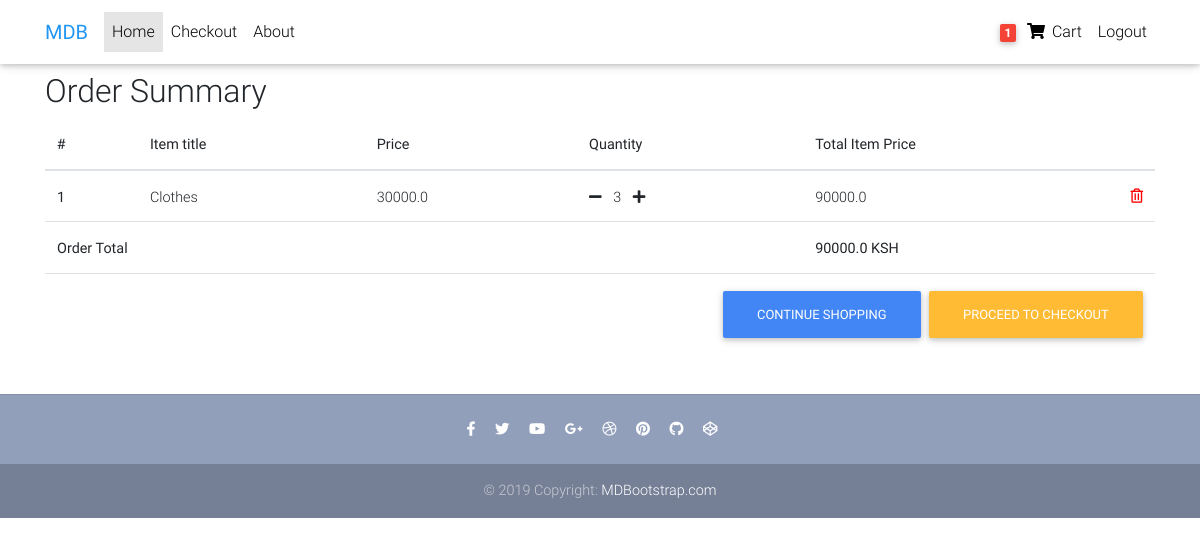
Page /order-summary/ (signed in) on the committed database.
### shops/models.py (models this page shows, shortened)
class Order(models.Model):
	user = models.ForeignKey(settings.AUTH_USER_MODEL,
													on_delete=models.CASCADE)
	ref_code = models.CharField(max_length=20, blank=True, null=True)
	items = models.ManyToManyField(OrderItem)
	start_date = models.DateTimeField(auto_now_add=True)
	ordered_date = models.DateTimeField()
	ordered = models.BooleanField(default=False)
	shipping_address = models.ForeignKey(
		'Address', related_name='shipping_address', on_delete=models.SET_NULL, blank=True, null=True)
	billing_address = models.ForeignKey(
		'Address', related_name='billing_address', on_delete=models.SET_NULL, blank=True, null=True)
	payment = models.ForeignKey(
		'Payment', on_delete=models.SET_NULL, blank=True, null=True)
	mpesa_pay = models.ForeignKey(
		'Mpesapay', on_delete=models.SET_NULL, blank=True, null=True)
	coupon = models.ForeignKey(
		'Coupon', on_delete=models.SET_NULL, blank=True, null=True)
	being_delivered = models.BooleanField(default=False)
	received_requested = models.BooleanField(default=False)
	refund_requested = models.BooleanField(default=False)
	refund_granted = models.BooleanField(default=False)
	'''
	1. Item added to cart
	2. Adding a billing address
	(Failed checkout)
	3. payment
		(Preprocessing, processing, packing, etc)
	4. Being delivered
	5. Received
	6. Refunds
	'''
	def get_total(self):
		total = 0
		for order_item in self.items.all():
			total += order_item.get_final_price()
		if self.coupon:
			total -= self.coupon.amount
		return total

class OrderItem(models.Model):
	user = models.ForeignKey(settings.AUTH_USER_MODEL,
													on_delete=models.CASCADE)
	item = models.ForeignKey(Item, on_delete=models.CASCADE)
	quantity = models.IntegerField(default=1)
	ordered = models.BooleanField(default=False)
	def get_total_item_price(self):
		return self.quantity * self.item.price
	def get_final_price(self):
		if self.item.discount_price:
			return self.get_discount_item_price()
		return self.get_total_item_price()

class Item(models.Model):
	title = models.CharField(max_length=100)
	price = models.FloatField()
	discount_price = models.FloatField(blank=True, null=True)
	category = models.CharField(choices=CATEGORY_CHOICES, max_length=2)
	label = models.CharField(choices=LABEL_CHOICES, max_length=1)
	slug = models.SlugField()
	description = models.TextField()
	image = models.ImageField()

### shops/views.py (the view)
# urls.py: path('order-summary/', OrderSummaryView.as_view(), name='order-summary'),
@method_decorator(login_required, name='dispatch')
class OrderSummaryView(LoginRequiredMixin, View):
	def get(self, *args, **kwargs):
		try:
			order = Order.objects.get(user=self.request.user, ordered=False)
			context = {
				'object': order
			}
			return render(self.request, 'order_summary.html', context)
		except ObjectDoesNotExist:
			messages.error(self.request, "You do not have an active order")
			return redirect("/")

### shops/templatetags/cart_template_tags.py (called while the page is built)
@register.filter
def cart_item_count(user):
	if user.is_authenticated:
		qs = Order.objects.filter(user=user, ordered=False)
		if qs.exists():
			return qs[0].items.count()
	return 0

### templates/order_summary.html (shortened to what this page needs)
{% extends "base.html" %}
{% block content %}
	<main>
		<div class="container">
			<div class="table-responsive text-nawrap">
				<h2>Order Summary</h2>
				<table class="table">
					<thead>
						<tr>
						<th scope="col">#</th>
						<th scope="col">Item title</th>
						<th scope="col">Price</th>
						<th scope="col">Quantity</th>
						<th scope="col">Total Item Price</th>
						</tr>
					</thead>
					<tbody>
					{% for order_item in object.items.all %}
					<tr>
						<th scope="row">{{ forloop.counter }}</th>
						<td>{{ order_item.item.title }}</td>
						<td>{{ order_item.item.price }}</td>
						<td>
							<a href="{% url 'shops:remove-single-item-from-cart' order_item.item.slug %}"><i class="fas fa-minus mr-2"></i></a>
								{{ order_item.quantity }}
							<a href="{% url 'shops:add-to-cart' order_item.item.slug %}"><i class="fas fa-plus ml-2"></i></a>
						</td>
						<td>
						{% if order_item.item.discount_price %}
								{{ order_item.get_discount_item_price }}
								<span class="badge badge-primary">Saving KSH{{ order_item.get_amount_saved }}</span>
						{% else %}
								{{ order_item.get_total_item_price }}
						{% endif %}
						<a style="color:red;" href="{% url 'shops:remove-from-cart' order_item.item.slug %}"><i class="far fa-trash-alt float-right"></i>
						</td>
						</tr>
						{% endfor %}
						<tr>
						<tr>
						{% if object.get_total %}
							<td colspan="4"><b>Order Total</b></td>
							<td><b> {{ object.get_total }} KSH</b></td>
						</tr>
						<tr>
							<td colspan="5">
								<a class='btn btn-warning float-right ml-2' href="/checkout/">Proceed to checkout</a>
								<a class='btn btn-primary float-right' href="/">Continue Shopping</a>
							</td>
						</tr>
						{% endif %}
					</tbody>
				</table>
			</div>
		</div>
	</main>
{% endblock content %}

### templates/base.html (shortened to what this page needs)
{% load staticfiles %}
  <link rel="stylesheet" href="https://use.fontawesome.com/releases/v5.11.2/css/all.css">
  <link rel="stylesheet" type="text/css" href='{% static "css/bootstrap.min.css" %}'/>
  <link rel="stylesheet" type="text/css" href='{% static "css/mdb.min.css" %}' />
  <link  rel="stylesheet" type="text/css" href='{% static "css/style.min.css" %}' />
</head>
{% include "navbar.html" %}
<div class="mt-5 pt-4">
</div>
{% block content %}{% endblock content %}
{% include "footer.html" %}
</body>

### templates/navbar.html (shortened to what this page needs)
{% load cart_template_tags %}
  <nav class="navbar fixed-top navbar-expand-lg navbar-light white scrolling-navbar">
    <div class="container">
      <a class="navbar-brand waves-effect" href="https://mdbootstrap.com/docs/jquery/" target="_blank">
        <strong class="blue-text">MDB</strong>
      </a>
      <div class="collapse navbar-collapse" id="navbarSupportedContent">
        <ul class="navbar-nav mr-auto">
          <li class="nav-item active">
            <a class="nav-link waves-effect" href='{% url "shops:home" %}'>Home
            </a>
          </li>
          <li class="nav-item">
            <a class="nav-link waves-effect" href='{% url "shops:checkout" %}'>Checkout</a>
          </li>
          <li class="nav-item">
            <a class="nav-link waves-effect" href='{% url "shops:about" %}'>About</a>
          </li>
        </ul>
        <ul class="navbar-nav nav-flex-icons">
          {% if request.user.is_authenticated %}
          <li class="nav-item">
            <a href="{% url 'shops:order-summary' %}" class="nav-link waves-effect">
              <span class="badge red z-depth-1 mr-1">{{ request.user|cart_item_count }}</span>
              <i class="fas fa-shopping-cart"></i>
              <span class="clearfix d-none d-sm-inline-block"> Cart </span>
            </a>
          </li>
          <li class="nav-item">
            <a class="nav-link waves-effect" href="{% url 'account_logout' %}">
              <span class="clearfix d-none d-sm-inline-block"> Logout </span>
            </a>
          </li>
          {% endif %}
        </ul>
      </div>
    </div>
  </nav>

### templates/footer.html
  <footer class="page-footer text-center font-small mt-4 wow fadeIn">
    <hr class="my-4">
    <div class="pb-4">
      <a href="https://www.facebook.com/mdbootstrap" target="_blank">
        <i class="fab fa-facebook-f mr-3"></i>
      </a>
      <a href="https://twitter.com/MDBootstrap" target="_blank">
        <i class="fab fa-twitter mr-3"></i>
      </a>
      <a href="https://www.youtube.com/watch?v=7MUISDJ5ZZ4" target="_blank">
        <i class="fab fa-youtube mr-3"></i>
      </a>
      <a href="https://plus.google.com/u/0/b/107863090883699620484" target="_blank">
        <i class="fab fa-google-plus-g mr-3"></i>
      </a>
      <a href="https://dribbble.com/mdbootstrap" target="_blank">
        <i class="fab fa-dribbble mr-3"></i>
      </a>
      <a href="https://pinterest.com/mdbootstrap" target="_blank">
        <i class="fab fa-pinterest mr-3"></i>
      </a>
      <a href="https://github.com/mdbootstrap/bootstrap-material-design" target="_blank">
        <i class="fab fa-github mr-3"></i>
      </a>
      <a href="http://codepen.io/mdbootstrap/" target="_blank">
        <i class="fab fa-codepen mr-3"></i>
      </a>
    </div>
    <div class="footer-copyright py-3">
      © 2019 Copyright:
      <a href="https://mdbootstrap.com/education/bootstrap/" target="_blank"> MDBootstrap.com </a>
    </div>
  </footer>

### templates/scripts.html (shortened to what this page needs)
{% load static %}

### rows in the picture
OrderItem: item "Clothes", item.price "30000.0", quantity "3", get_total_item_price "90000.0"
Order: get_total "90000.0"

### other values in the picture
{{ request.user|cart_item_count }} "1"
